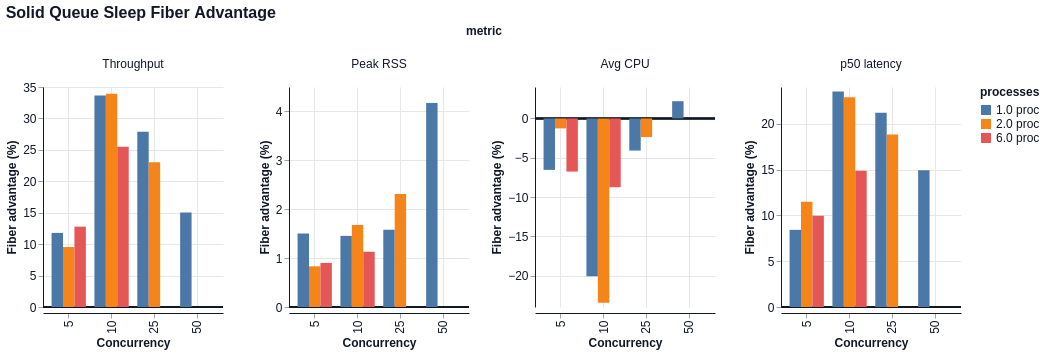

Vega-Lite specification stored for this chart:
### Vega-Lite specification from a JSON file in a GitHub repository (floating-point values rounded to 4 significant figures)
{"$schema": "https://vega.github.io/schema/vega-lite/v6.json", "title": "Solid Queue Sleep Fiber Advantage", "data": {"values": [{"concurrency": 5.0, "processes": "1.0 proc", "metric": "Throughput", "value": 11.79}, {"concurrency": 5.0, "processes": "1.0 proc", "metric": "Peak RSS", "value": 1.503}, {"concurrency": 5.0, "processes": "1.0 proc", "metric": "Avg CPU", "value": -6.548}, {"concurrency": 5.0, "processes": "1.0 proc", "metric": "p50 latency", "value": 8.417}, {"concurrency": 10.0, "processes": "1.0 proc", "metric": "Throughput", "value": 33.64}, {"concurrency": 10.0, "processes": "1.0 proc", "metric": "Peak RSS", "value": 1.455}, {"concurrency": 10.0, "processes": "1.0 proc", "metric": "Avg CPU", "value": -20.07}, {"concurrency": 10.0, "processes": "1.0 proc", "metric": "p50 latency", "value": 23.52}, {"concurrency": 25.0, "processes": "1.0 proc", "metric": "Throughput", "value": 27.89}, {"concurrency": 25.0, "processes": "1.0 proc", "metric": "Peak RSS", "value": 1.58}, {"concurrency": 25.0, "processes": "1.0 proc", "metric": "Avg CPU", "value": -4.088}, {"concurrency": 25.0, "processes": "1.0 proc", "metric": "p50 latency", "value": 21.2}, {"concurrency": 50.0, "processes": "1.0 proc", "metric": "Throughput", "value": 15.05}, {"concurrency": 50.0, "processes": "1.0 proc", "metric": "Peak RSS", "value": 4.171}, {"concurrency": 50.0, "processes": "1.0 proc", "metric": "Avg CPU", "value": 2.192}, {"concurrency": 50.0, "processes": "1.0 proc", "metric": "p50 latency", "value": 14.92}, {"concurrency": 5.0, "processes": "2.0 proc", "metric": "Throughput", "value": 9.543}, {"concurrency": 5.0, "processes": "2.0 proc", "metric": "Peak RSS", "value": 0.8318}, {"concurrency": 5.0, "processes": "2.0 proc", "metric": "Avg CPU", "value": -1.268}, {"concurrency": 5.0, "processes": "2.0 proc", "metric": "p50 latency", "value": 11.49}, {"concurrency": 10.0, "processes": "2.0 proc", "metric": "Throughput", "value": 33.91}, {"concurrency": 10.0, "processes": "2.0 proc", "metric": "Peak RSS", "value": 1.68}, {"concurrency": 10.0, "processes": "2.0 proc", "metric": "Avg CPU", "value": -23.45}, {"concurrency": 10.0, "processes": "2.0 proc", "metric": "p50 latency", "value": 22.88}, {"concurrency": 25.0, "processes": "2.0 proc", "metric": "Throughput", "value": 23.04}, {"concurrency": 25.0, "processes": "2.0 proc", "metric": "Peak RSS", "value": 2.313}, {"concurrency": 25.0, "processes": "2.0 proc", "metric": "Avg CPU", "value": -2.37}, {"concurrency": 25.0, "processes": "2.0 proc", "metric": "p50 latency", "value": 18.81}, {"concurrency": 5.0, "processes": "6.0 proc", "metric": "Throughput", "value": 12.79}, {"concurrency": 5.0, "processes": "6.0 proc", "metric": "Peak RSS", "value": 0.9013}, {"concurrency": 5.0, "processes": "6.0 proc", "metric": "Avg CPU", "value": -6.763}, {"concurrency": 5.0, "processes": "6.0 proc", "metric": "p50 latency", "value": 9.967}, {"concurrency": 10.0, "processes": "6.0 proc", "metric": "Throughput", "value": 25.49}, {"concurrency": 10.0, "processes": "6.0 proc", "metric": "Peak RSS", "value": 1.13}, {"concurrency": 10.0, "processes": "6.0 proc", "metric": "Avg CPU", "value": -8.755}, {"concurrency": 10.0, "processes": "6.0 proc", "metric": "p50 latency", "value": 14.87}]}, "facet": {"column": {"field": "metric", "type": "nominal", "sort": ["Throughput", "Peak RSS", "Avg CPU", "p50 latency"]}}, "spec": {"width": 180, "height": 220, "layer": [{"mark": {"type": "rule", "color": "#111827", "strokeWidth": 1.5, "opacity": 0.75}, "encoding": {"y": {"datum": 0, "type": "quantitative", "title": "Fiber advantage (%)"}}}, {"mark": {"type": "bar", "tooltip": true}, "encoding": {"x": {"field": "concurrency", "type": "ordinal", "title": "Concurrency"}, "xOffset": {"field": "processes", "type": "nominal", "sort": ["1 proc", "2 proc", "6 proc"]}, "y": {"field": "value", "type": "quantitative", "title": "Fiber advantage (%)", "stack": null}, "color": {"field": "processes", "type": "nominal", "sort": ["1 proc", "2 proc", "6 proc"]}, "tooltip": [{"field": "metric", "type": "nominal"}, {"field": "concurrency", "type": "quantitative"}, {"field": "processes", "type": "nominal"}, {"field": "value", "type": "quantitative"}]}}]}, "resolve": {"scale": {"y": "independent"}}, "config": {"background": "white", "axis": {"labelFont": "Helvetica", "titleFont": "Helvetica", "labelFontSize": 12, "titleFontSize": 12, "labelColor": "#111827", "titleColor": "#111827", "domainColor": "#111827", "tickColor": "#9ca3af", "grid": true, "gridColor": "#e5e7eb"}, "header": {"labelFont": "Helvetica", "titleFont": "Helvetica", "labelFontSize": 12, "titleFontSize": 12, "labelColor": "#111827", "titleColor": "#111827"}, "legend": {"labelFont": "Helvetica", "titleFont": "Helvetica", "labelFontSize": 12, "titleFontSize": 12, "labelColor": "#111827", "titleColor": "#111827"}, "title": {"font": "Helvetica", "fontSize": 16, "anchor": "start", "color": "#111827"}, "view": {"stroke": null}}}
